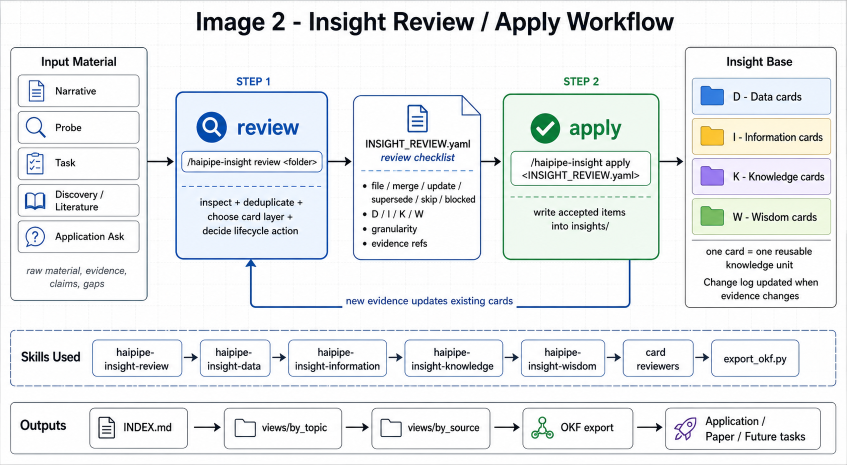
#> input picture insight-image-2-review-apply-workflow.png, 1693 x 929 px (shown at 1/2 size)
$ python -i asset_cropper.py   (imports and definitions only)
#> lines starting #> are read from the running program, lines starting #| are printed output that depends on the picture
#> further down, picture is the input picture: PIL image 1693x929 RGB; mean R, G, B 233.5, 236.3, 237.6
#!/usr/bin/env python
"""Crop slide-image assets to PNG files from a manifest.

The agent still decides what should be extracted. This script makes the crop,
background removal, alpha trimming, and contact sheet generation repeatable.
"""

from __future__ import annotations

import argparse
import json
import math
import re
from pathlib import Path
from typing import Any

import numpy as np
from PIL import Image, ImageDraw


# [7 lines left out: function parse_args, not called in this run]


def slug(name: str) -> str:
    value = re.sub(r"[^A-Za-z0-9_.-]+", "_", str(name).strip())
    return value.strip("._") or "asset"


def ensure_png(name: str) -> str:
    name = slug(name)
    return name if name.lower().endswith(".png") else f"{name}.png"


def load_image(path: str | Path) -> Image.Image:
    return Image.open(path).convert("RGB")


# [19 lines left out: functions color, crop_box, not called in this run]


def sample_corner_bg(img: Image.Image) -> np.ndarray:
    arr = np.asarray(img.convert("RGB"), dtype=np.float32)
#> arr: shape (929, 1693, 3) float32
    h, w = arr.shape[:2]
#> h = 929; w = 1693
    sy = max(1, h // 10)
#> sy = 92
    sx = max(1, w // 10)
#> sx = 169
    samples = np.concatenate(
        [
            arr[:sy, :sx].reshape(-1, 3),
            arr[:sy, -sx:].reshape(-1, 3),
            arr[-sy:, :sx].reshape(-1, 3),
            arr[-sy:, -sx:].reshape(-1, 3),
        ],
        axis=0,
    )
    return np.median(samples, axis=0)


def trim_alpha(img: Image.Image, pad: int = 4, min_alpha: int = 2) -> Image.Image:
    arr = np.asarray(img.convert("RGBA"))
    alpha = arr[:, :, 3]
    ys, xs = np.where(alpha > min_alpha)
    if len(xs) == 0:
        return img
    x1 = max(0, int(xs.min()) - pad)
    y1 = max(0, int(ys.min()) - pad)
    x2 = min(img.width, int(xs.max()) + 1 + pad)
    y2 = min(img.height, int(ys.max()) + 1 + pad)
    return img.crop((x1, y1, x2, y2))


def remove_solid_bg(
    img: Image.Image,
    bg: np.ndarray | None = None,
    transparent: float = 5,
    opaque: float = 38,
    trim: bool = True,
    pad: int = 4,
) -> Image.Image:
    rgba = img.convert("RGBA")
    arr = np.asarray(rgba).astype(np.float32)
    bg = sample_corner_bg(img) if bg is None else bg
#> bg = [254, 254, 254]
    diff = np.max(np.abs(arr[:, :, :3] - bg), axis=2)
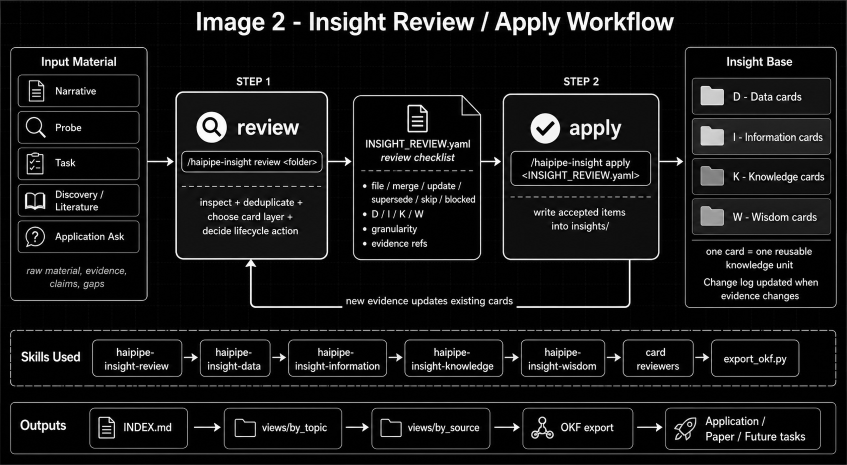
#> diff: shape (929, 1693) float32 (shown at 1/2 size); min 0, max 254, mean 21.7
    alpha = np.clip((diff - transparent) / max(1, opaque - transparent) * 255, 0, 255)
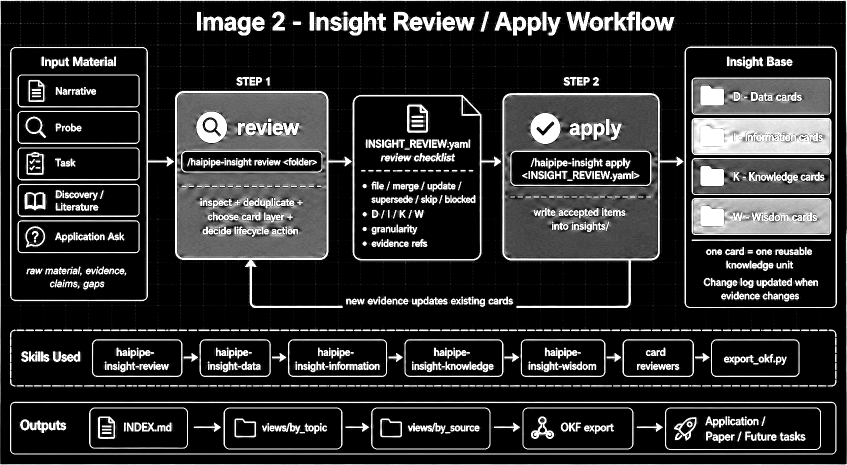
#> alpha: shape (929, 1693) float32 (shown at 1/2 size); min 0, max 255, mean 46.1
    arr[:, :, 3] = alpha
#> arr: shape (929, 1693, 4) float32
    out = Image.fromarray(np.clip(arr, 0, 255).astype(np.uint8), "RGBA")
    return trim_alpha(out, pad=pad) if trim else out
#> in trim_alpha, `x1 = max(0, int(xs.min()) - pad)`: x1 = 0
#> in trim_alpha, `x2 = min(img.width, int(xs.max()) + 1 + pad)`: x2 = 1693
#> in trim_alpha, `y2 = min(img.height, int(ys.max()) + 1 + pad)`: y2 = 929


# [5 lines left out: function purple_mask, not called in this run]


def dark_mask(arr: np.ndarray) -> np.ndarray:
    return (arr[:, :, 0] < 150) & (arr[:, :, 1] < 120) & (arr[:, :, 2] < 170)


# [144 lines left out: functions mask_region, ellipse_asset, render_asset, contact_sheet, jobs_from_manifest, main, not called in this run]


# [2 lines not run here, left out]

>>> from PIL import Image
>>> picture = Image.open('../../../../../../../insight-image-2-review-apply-workflow.png')
>>> result = remove_solid_bg(picture)

$ run again, on blueprints/b10_project_workbench/studio/s01-overall-tree-structure/index-chart-261012.jpg
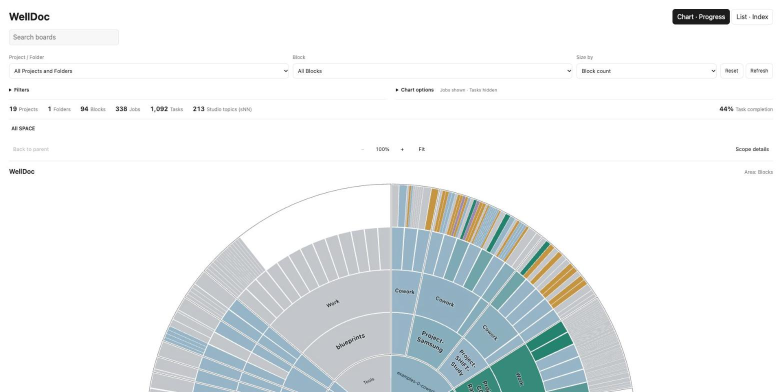
#> input picture blueprints/b10_project_workbench/studio/s01-overall-tree-structure/index-chart-261012.jpg, 1564 x 784 px (shown at 1/2 size)
#> picture is the input picture: PIL image 1564x784 RGB; mean R, G, B 234.4, 238.1, 239.1
#> bg = [255, 255, 255]
#> in remove_solid_bg, `alpha = np.clip((diff - transparent) / max(1, opaque - transparent) * ..`:
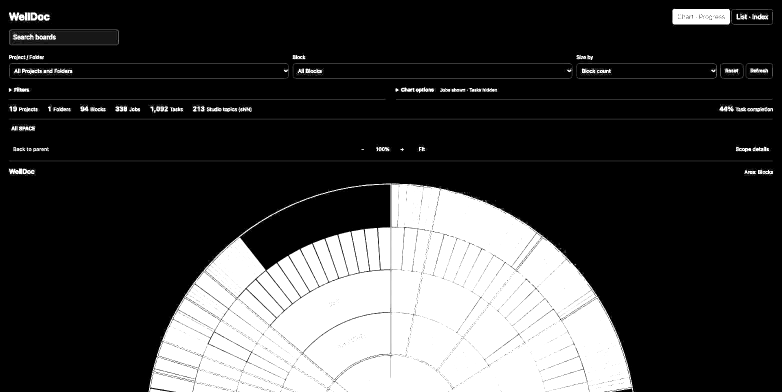
#> alpha: shape (784, 1564) float32 (shown at 1/2 size); min 0, max 255, mean 60.5
#> x1 = 12
#> x2 = 1556
#> y2 = 784
#> in trim_alpha, `return img.crop((x1, y1, x2, y2))`:
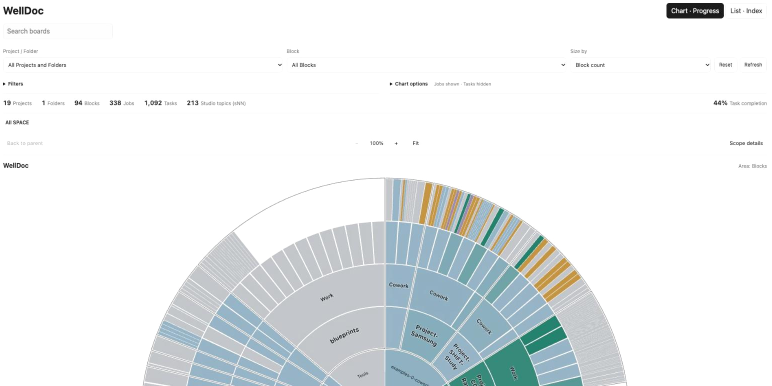
#> returned value: PIL image 1544x772 RGBA (shown at 1/2 size); mean R, G, B, A 233.8, 237.6, 238.6, 62.2; transparent parts drawn white

$ run again, on blueprints/b10_project_workbench/studio/s01-overall-tree-structure/index-list-261012.jpg
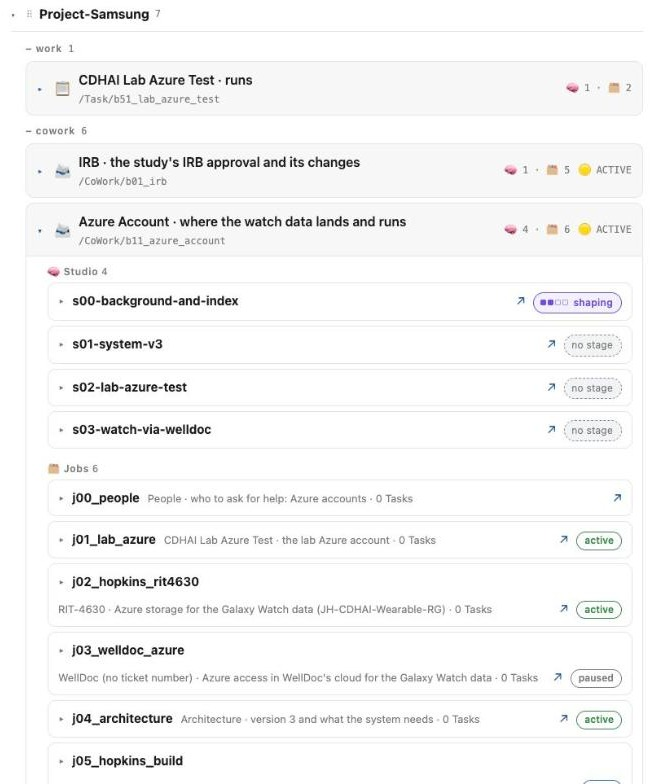
#> input picture blueprints/b10_project_workbench/studio/s01-overall-tree-structure/index-list-261012.jpg, 655 x 784 px
#> picture is the input picture: PIL image 655x784 RGB; mean R, G, B 246.6, 246.6, 246.5
#> bg = [255, 255, 255]
#> in remove_solid_bg, `alpha = np.clip((diff - transparent) / max(1, opaque - transparent) * ..`:
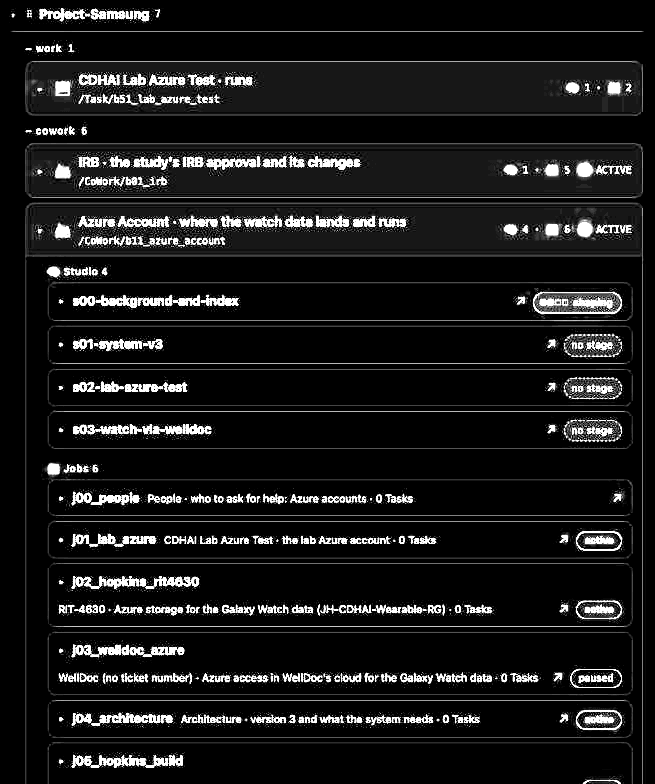
#> alpha: shape (784, 655) float32; min 0, max 255, mean 24.6
#> x1 = 5
#> y1 = 4
#> x2 = 652
#> y2 = 784
#> in trim_alpha, `return img.crop((x1, y1, x2, y2))`:
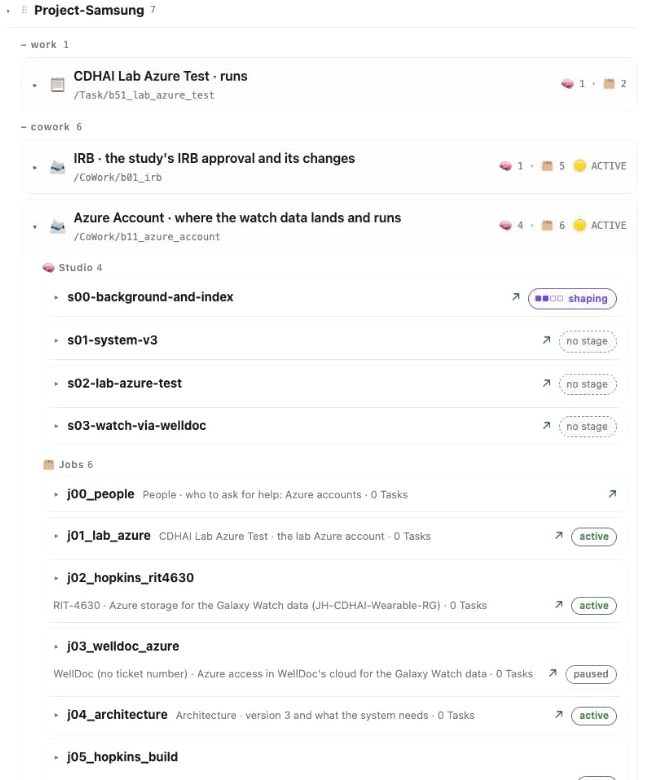
#> returned value: PIL image 647x780 RGBA; mean R, G, B, A 246.4, 246.4, 246.4, 25; transparent parts drawn white
